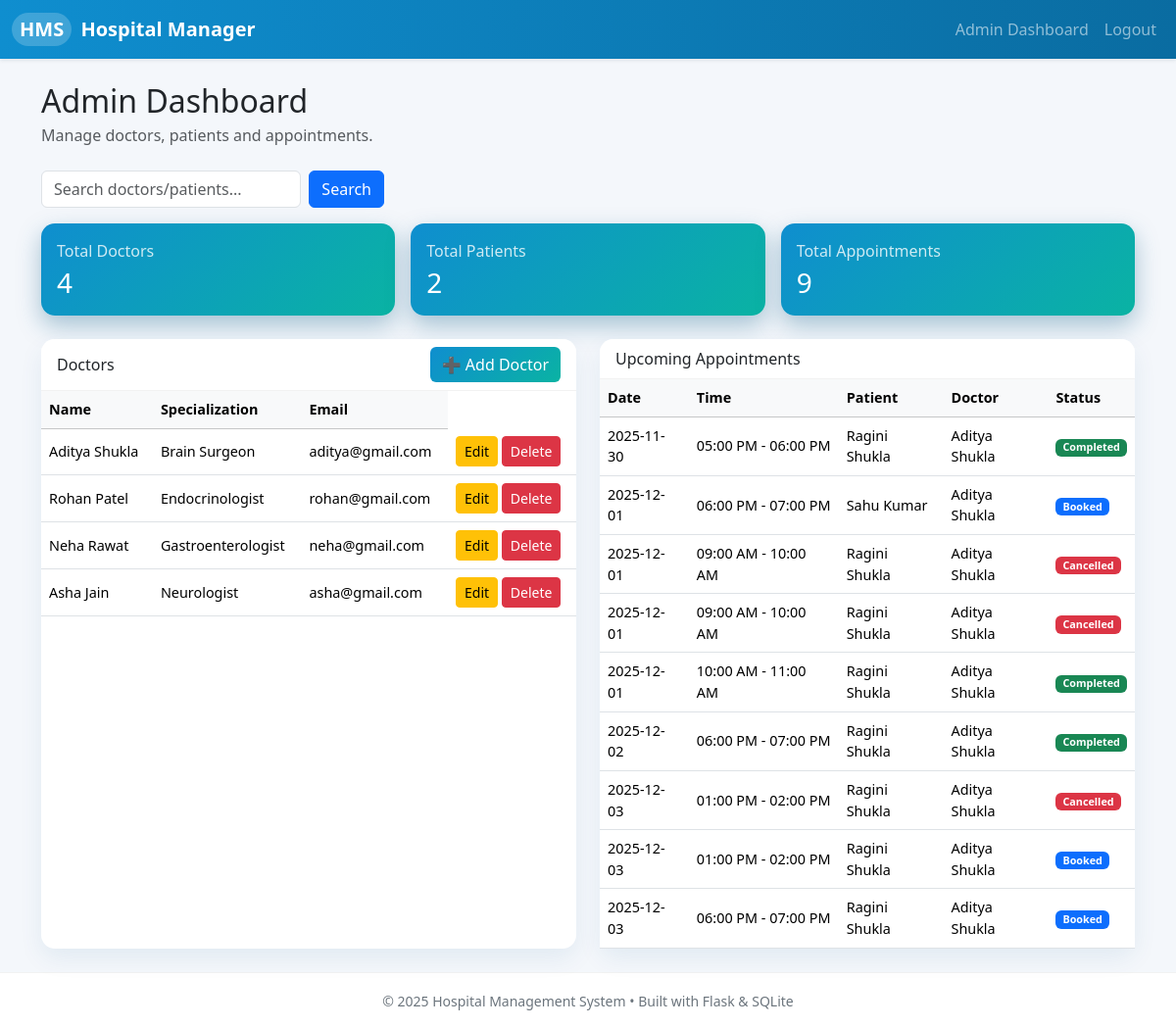
The page /admin (signed in) on the database its author committed.
### tables this page shows
CREATE TABLE doctors (
        id INTEGER PRIMARY KEY AUTOINCREMENT,
        user_id INTEGER NOT NULL,
        specialization TEXT NOT NULL,
        availability TEXT,
        FOREIGN KEY (user_id) REFERENCES users(id)
    );

CREATE TABLE users (
        id INTEGER PRIMARY KEY AUTOINCREMENT,
        name TEXT NOT NULL,
        email TEXT UNIQUE NOT NULL,
        hashed_password TEXT NOT NULL,
        role TEXT CHECK(role IN ('admin', 'doctor', 'patient')) NOT NULL
    );

CREATE TABLE appointments (
        id INTEGER PRIMARY KEY AUTOINCREMENT,
        patient_id INTEGER NOT NULL,
        doctor_id INTEGER NOT NULL,
        date TEXT NOT NULL,
        time TEXT NOT NULL,
        status TEXT CHECK(status IN ('Booked', 'Completed', 'Cancelled')) DEFAULT 'Booked',
        FOREIGN KEY (patient_id) REFERENCES patients(id),
        FOREIGN KEY (doctor_id) REFERENCES doctors(id)
    );

### app.py (the view)
@app.route("/admin") # Admin dashboard
@login_required
def admin():
    if current_user.role != "admin":
        return "Access Denied", 403
    con = sqlite3.connect("hospital.db")
    cur = con.cursor()
    cur.execute("SELECT COUNT(*) FROM users WHERE role='doctor'")
    total_doctors = cur.fetchone()[0]
    cur.execute("SELECT COUNT(*) FROM users WHERE role='patient'")
    total_patients = cur.fetchone()[0]
    cur.execute("SELECT COUNT(*) FROM appointments")
    total_appointments = cur.fetchone()[0]
    cur.execute("""SELECT users.name, doctors.specialization, users.email, doctors.id FROM doctors JOIN users ON doctors.user_id = users.id""")
    doctors = cur.fetchall()
    cur.execute("""
        SELECT appointments.date, appointments.time,
               p.name AS patient_name,
               d.name AS doctor_name,
               appointments.status
        FROM appointments
        JOIN patients ON appointments.patient_id = patients.id
        JOIN users p ON patients.user_id = p.id
        JOIN doctors ON appointments.doctor_id = doctors.id
        JOIN users d ON doctors.user_id = d.id
        ORDER BY appointments.date, appointments.time
    """)
    appointments = cur.fetchall()
    con.close()
    return render_template('admin_dashboard.html',total_doctors=total_doctors,total_patients=total_patients,total_appointments=total_appointments,doctors=doctors,appointments=appointments)

### app.py (called while the page is built)
@login_manager.user_loader # This is used by login manager to manage users
def load_user(user_id):
    row = get_user_by_id(user_id)
    if not row:
        return None
    return User(row[0], row[1], row[2], row[4])

### database.py (called while the page is built)
def get_user_by_id(user_id):
    con = sqlite3.connect("hospital.db")
    cursor = con.cursor()
    cursor.execute("SELECT * FROM users WHERE id = ?", (user_id,))
    user = cursor.fetchone()
    con.close()
    return user

### templates/admin_dashboard.html (shortened to what this page needs)
{% extends "base.html" %}
{% block content %}
<div class="d-flex justify-content-between align-items-center mb-4">
    <div>
        <h2 class="mb-1">Admin Dashboard</h2>
        <p class="text-muted mb-0">Manage doctors, patients and appointments.</p>
    </div>
</div>
<form action="/admin/search" method="GET" class="d-flex mb-3" style="max-width:350px;">
    <input name="query" class="form-control me-2" placeholder="Search doctors/patients...">
    <button class="btn btn-primary">Search</button>
</form>
<div class="row g-3 mb-4">
    <div class="col-md-4">
        <div class="card hms-stat-card">
            <div class="card-body">
                <p class="text-muted mb-1">Total Doctors</p>
                <h3 class="mb-0">{{ total_doctors | default(0) }}</h3>
            </div>
        </div>
    </div>
    <div class="col-md-4">
        <div class="card hms-stat-card">
            <div class="card-body">
                <p class="text-muted mb-1">Total Patients</p>
                <h3 class="mb-0">{{ total_patients | default(0) }}</h3>
            </div>
        </div>
    </div>
    <div class="col-md-4">
        <div class="card hms-stat-card">
            <div class="card-body">
                <p class="text-muted mb-1">Total Appointments</p>
                <h3 class="mb-0">{{ total_appointments | default(0) }}</h3>
            </div>
        </div>
    </div>
</div>
<div class="row g-4">
    <div class="col-lg-6">
        <div class="card hms-card h-100">
            <div class="card-header d-flex justify-content-between align-items-center">
                <span>Doctors</span>
                <a href="{{ url_for('add_doctor') }}" class="btn hms-btn-primary">➕ Add Doctor</a>
            </div>
            <div class="card-body p-0">
                <div class="table-responsive">
                    <table class="table mb-0 align-middle">
                        <thead class="table-light">
                        <tr>
                            <th>Name</th>
                            <th>Specialization</th>
                            <th>Email</th>
                        </tr>
                        </thead>
                        <tbody>
                        {% if doctors %}
                            {% for d in doctors %}
                                <tr>
                                    <td>{{ d[0] }}</td>
                                    <td>{{ d[1] }}</td>
                                    <td>{{ d[2] }}</td>
                                     <td>
                                        <a href="/edit_doctor/{{ d[3] }}" class="btn btn-warning btn-sm">Edit</a>
                                        <a href="/delete_doctor/{{ d[3] }}" class="btn btn-danger btn-sm"
                                           onclick="return confirm('Are you sure you want to delete this doctor?')">Delete</a>
                                    </td>
                                </tr>
                            {% endfor %}
                        {% else %}
                            <tr>
                                <td colspan="3" class="text-center text-muted py-3">
                                    No doctors added yet.
                                </td>
                            </tr>
                        {% endif %}
                        </tbody>
                    </table>
                </div>
            </div>
        </div>
    </div>
    <div class="col-lg-6">
        <div class="card hms-card h-100">
            <div class="card-header">
                Upcoming Appointments
            </div>
            <div class="card-body p-0">
                <div class="table-responsive">
                    <table class="table mb-0 align-middle">
                        <thead class="table-light">
                        <tr>
                            <th>Date</th>
                            <th>Time</th>
                            <th>Patient</th>
                            <th>Doctor</th>
                            <th>Status</th>
                        </tr>
                        </thead>
                        <tbody>
                        {% if appointments %}
                            {% for appt in appointments %}
                                <tr>
                                    <td>{{ appt[0] }}</td>
                                    <td>{{ appt[1] }}</td>
                                    <td>{{ appt[2] }}</td>
                                    <td>{{ appt[3] }}</td>
                                    <td>
                                        <span class="badge
                                            {% if appt[4] == 'Completed' %} bg-success
                                            {% elif appt[4] == 'Cancelled' %} bg-danger
                                            {% elif appt[4] == 'Booked' %} bg-primary
                                            {% else %} bg-secondary
                                            {% endif %}
                                        ">
                                            {{ appt[4] }}
                                        </span>
                                    </td>
                                </tr>
                            {% endfor %}
                        {% else %}
                            <tr>
                                <td colspan="5" class="text-center text-muted py-3">
                                    No appointments scheduled.
                                </td>
                            </tr>
                        {% endif %}
                        </tbody>
                    </table>
                </div>
            </div>
        </div>
    </div>
</div>
{% endblock %}

### static/css/styles.css (style rules this page uses)
body { background: #f4f7fb; font-family: system-ui, -apple-system, BlinkMacSystemFont, "Segoe UI", sans-serif; }
.hms-card { border: none; border-radius: 14px; box-shadow: 0 10px 25px rgba(15, 94, 138, 0.08); }
.hms-card .card-header { border-bottom: 1px solid rgba(0,0,0,0.05); background-color: #ffffff; border-radius: 14px 14px 0 0; }
.hms-stat-card { border: none; border-radius: 14px; background: linear-gradient(135deg, #0f8ecf, #0ab3a3); color: #fff; box-shadow: 0 10px 25px rgba(15, 94, 138, 0.35); }
.hms-stat-card .text-muted { color: rgba(255, 255, 255, 0.8) !important; }
.hms-btn-primary { background: linear-gradient(135deg, #0f8ecf, #0ab3a3); border: none; color: #fff; font-weight: 500; }
table thead { font-size: 0.9rem; }
table tbody td { font-size: 0.9rem; }

### rows shown on the page
doctors: name "Aditya Shukla", specialization "Brain Surgeon", email "aditya@gmail.com"
doctors: name "Rohan Patel", specialization "Endocrinologist", email "rohan@gmail.com"
doctors: name "Neha Rawat", specialization "Gastroenterologist", email "neha@gmail.com"
doctors: name "Asha Jain", specialization "Neurologist", email "asha@gmail.com"
appointments: date "2025-11-30", time "05:00 PM - 06:00 PM", name "Ragini Shukla", name "Aditya Shukla", status "Completed"
appointments: date "2025-12-01", time "06:00 PM - 07:00 PM", name "Sahu Kumar", name "Aditya Shukla", status "Booked"
appointments: date "2025-12-01", time "09:00 AM - 10:00 AM", name "Ragini Shukla", name "Aditya Shukla", status "Cancelled"
appointments: date "2025-12-01", time "09:00 AM - 10:00 AM", name "Ragini Shukla", name "Aditya Shukla", status "Cancelled"
appointments: date "2025-12-01", time "10:00 AM - 11:00 AM", name "Ragini Shukla", name "Aditya Shukla", status "Completed"
appointments: date "2025-12-02", time "06:00 PM - 07:00 PM", name "Ragini Shukla", name "Aditya Shukla", status "Completed"
appointments: date "2025-12-03", time "01:00 PM - 02:00 PM", name "Ragini Shukla", name "Aditya Shukla", status "Cancelled"
appointments: date "2025-12-03", time "01:00 PM - 02:00 PM", name "Ragini Shukla", name "Aditya Shukla", status "Booked"
appointments: date "2025-12-03", time "06:00 PM - 07:00 PM", name "Ragini Shukla", name "Aditya Shukla", status "Booked"

### other values the page prints
{{ total_doctors | default(0) }} "4"
{{ total_patients | default(0) }} "2"
{{ total_appointments | default(0) }} "9"
{{ 2025 }} "2025"
